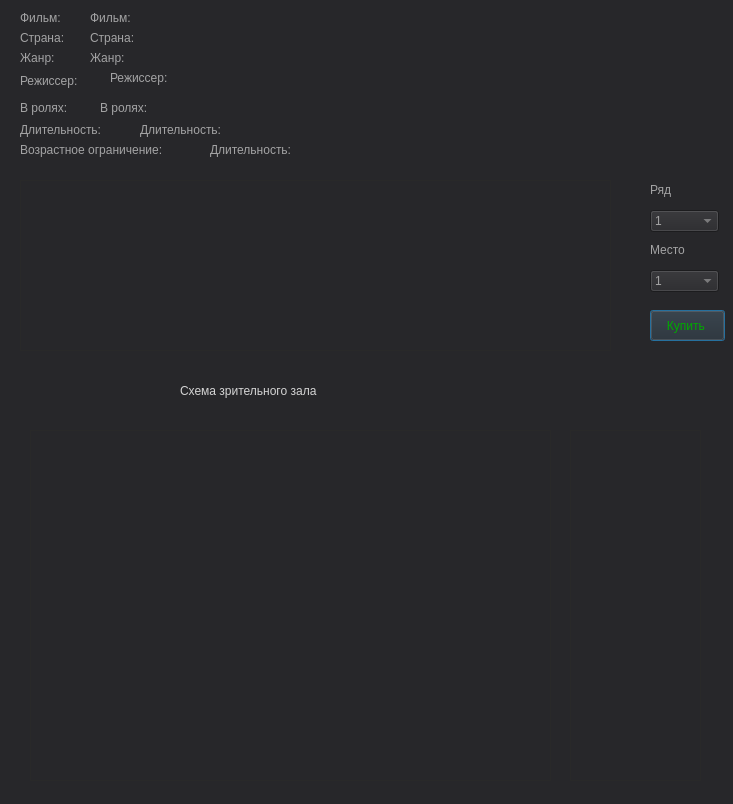
<?xml version="1.0" encoding="UTF-8"?>
<ui version="4.0">
 <class>Movie</class>
 <widget class="QDialog" name="Movie">
  <property name="geometry">
   <rect>
    <x>0</x>
    <y>0</y>
    <width>733</width>
    <height>804</height>
   </rect>
  </property>
  <property name="windowTitle">
   <string>Кино</string>
  </property>
  <property name="styleSheet">
   <string notr="true">background-color: rgb(39, 39, 42);
color: rgb(163, 163, 164);</string>
  </property>
  <widget class="QLabel" name="label">
   <property name="geometry">
    <rect>
     <x>90</x>
     <y>10</y>
     <width>221</width>
     <height>16</height>
    </rect>
   </property>
   <property name="styleSheet">
    <string notr="true">background-color: rgb(39, 39, 42);
font: 75 10pt &quot;Arial&quot;;
color: rgb(163, 163, 164);</string>
   </property>
   <property name="text">
    <string>Фильм:</string>
   </property>
  </widget>
  <widget class="QLabel" name="label_2">
   <property name="geometry">
    <rect>
     <x>20</x>
     <y>30</y>
     <width>61</width>
     <height>16</height>
    </rect>
   </property>
   <property name="styleSheet">
    <string notr="true">background-color: rgb(39, 39, 42);
font: 75 12pt &quot;Arial&quot;;
color: rgb(163, 163, 164);</string>
   </property>
   <property name="text">
    <string>Страна:</string>
   </property>
  </widget>
  <widget class="QLabel" name="label_3">
   <property name="geometry">
    <rect>
     <x>20</x>
     <y>50</y>
     <width>47</width>
     <height>16</height>
    </rect>
   </property>
   <property name="styleSheet">
    <string notr="true">background-color: rgb(39, 39, 42);
font: 75 12pt &quot;Arial&quot;;
color: rgb(163, 163, 164);</string>
   </property>
   <property name="text">
    <string>Жанр:</string>
   </property>
  </widget>
  <widget class="QLabel" name="label_4">
   <property name="geometry">
    <rect>
     <x>20</x>
     <y>70</y>
     <width>81</width>
     <height>21</height>
    </rect>
   </property>
   <property name="styleSheet">
    <string notr="true">background-color: rgb(39, 39, 42);
font: 75 12pt &quot;Arial&quot;;
color: rgb(163, 163, 164);</string>
   </property>
   <property name="text">
    <string>Режиссер:</string>
   </property>
  </widget>
  <widget class="QLabel" name="label_5">
   <property name="geometry">
    <rect>
     <x>20</x>
     <y>100</y>
     <width>71</width>
     <height>16</height>
    </rect>
   </property>
   <property name="styleSheet">
    <string notr="true">background-color: rgb(39, 39, 42);
font: 75 12pt &quot;Arial&quot;;
color: rgb(163, 163, 164);</string>
   </property>
   <property name="text">
    <string>В ролях:</string>
   </property>
  </widget>
  <widget class="QLabel" name="label_6">
   <property name="geometry">
    <rect>
     <x>20</x>
     <y>120</y>
     <width>111</width>
     <height>20</height>
    </rect>
   </property>
   <property name="styleSheet">
    <string notr="true">background-color: rgb(39, 39, 42);
font: 75 12pt &quot;Arial&quot;;
color: rgb(163, 163, 164);</string>
   </property>
   <property name="text">
    <string>Длительность:</string>
   </property>
  </widget>
  <widget class="QLabel" name="label_7">
   <property name="geometry">
    <rect>
     <x>90</x>
     <y>50</y>
     <width>611</width>
     <height>16</height>
    </rect>
   </property>
   <property name="styleSheet">
    <string notr="true">background-color: rgb(39, 39, 42);
font: 75 10pt &quot;Arial&quot;;
color: rgb(163, 163, 164);</string>
   </property>
   <property name="text">
    <string>Жанр:</string>
   </property>
  </widget>
  <widget class="QLabel" name="label_8">
   <property name="geometry">
    <rect>
     <x>140</x>
     <y>120</y>
     <width>241</width>
     <height>20</height>
    </rect>
   </property>
   <property name="styleSheet">
    <string notr="true">background-color: rgb(39, 39, 42);
font: 75 12pt &quot;Arial&quot;;
color: rgb(163, 163, 164);</string>
   </property>
   <property name="text">
    <string>Длительность:</string>
   </property>
  </widget>
  <widget class="QLabel" name="label_9">
   <property name="geometry">
    <rect>
     <x>20</x>
     <y>10</y>
     <width>51</width>
     <height>16</height>
    </rect>
   </property>
   <property name="styleSheet">
    <string notr="true">background-color: rgb(39, 39, 42);
font: 75 12pt &quot;Arial&quot;;
color: rgb(163, 163, 164);</string>
   </property>
   <property name="text">
    <string>Фильм:</string>
   </property>
  </widget>
  <widget class="QLabel" name="label_10">
   <property name="geometry">
    <rect>
     <x>100</x>
     <y>100</y>
     <width>1111</width>
     <height>16</height>
    </rect>
   </property>
   <property name="styleSheet">
    <string notr="true">background-color: rgb(39, 39, 42);
font: 75 9pt &quot;Arial&quot;;
color: rgb(163, 163, 164);</string>
   </property>
   <property name="text">
    <string>В ролях:</string>
   </property>
  </widget>
  <widget class="QLabel" name="label_11">
   <property name="geometry">
    <rect>
     <x>90</x>
     <y>30</y>
     <width>211</width>
     <height>16</height>
    </rect>
   </property>
   <property name="styleSheet">
    <string notr="true">background-color: rgb(39, 39, 42);
font: 75 10pt &quot;Arial&quot;;
color: rgb(163, 163, 164);</string>
   </property>
   <property name="text">
    <string>Страна:</string>
   </property>
  </widget>
  <widget class="QLabel" name="label_12">
   <property name="geometry">
    <rect>
     <x>110</x>
     <y>70</y>
     <width>591</width>
     <height>16</height>
    </rect>
   </property>
   <property name="styleSheet">
    <string notr="true">background-color: rgb(39, 39, 42);
font: 75 10pt &quot;Arial&quot;;
color: rgb(163, 163, 164);</string>
   </property>
   <property name="text">
    <string>Режиссер:</string>
   </property>
  </widget>
  <widget class="QTableView" name="tableView">
   <property name="geometry">
    <rect>
     <x>20</x>
     <y>180</y>
     <width>591</width>
     <height>171</height>
    </rect>
   </property>
   <property name="sizePolicy">
    <sizepolicy hsizetype="Fixed" vsizetype="Fixed">
     <horstretch>0</horstretch>
     <verstretch>0</verstretch>
    </sizepolicy>
   </property>
   <property name="styleSheet">
    <string notr="true">background-color: rgb(39, 39, 42);
font: 75 10pt &quot;Arial&quot;;
color: rgb(163, 163, 164);
border: 1px solid #292929;
</string>
   </property>
   <property name="horizontalScrollBarPolicy">
    <enum>Qt::ScrollBarAlwaysOff</enum>
   </property>
   <property name="textElideMode">
    <enum>Qt::ElideRight</enum>
   </property>
   <attribute name="horizontalHeaderDefaultSectionSize">
    <number>150</number>
   </attribute>
  </widget>
  <widget class="QLabel" name="label_13">
   <property name="geometry">
    <rect>
     <x>20</x>
     <y>140</y>
     <width>191</width>
     <height>20</height>
    </rect>
   </property>
   <property name="styleSheet">
    <string notr="true">background-color: rgb(39, 39, 42);
font: 75 12pt &quot;Arial&quot;;
color: rgb(163, 163, 164);</string>
   </property>
   <property name="text">
    <string>Возрастное ограничение:</string>
   </property>
  </widget>
  <widget class="QLabel" name="label_14">
   <property name="geometry">
    <rect>
     <x>210</x>
     <y>140</y>
     <width>241</width>
     <height>20</height>
    </rect>
   </property>
   <property name="styleSheet">
    <string notr="true">background-color: rgb(39, 39, 42);
font: 75 12pt &quot;Arial&quot;;
color: rgb(163, 163, 164);</string>
   </property>
   <property name="text">
    <string>Длительность:</string>
   </property>
  </widget>
  <widget class="QTableView" name="tableView_2">
   <property name="enabled">
    <bool>false</bool>
   </property>
   <property name="geometry">
    <rect>
     <x>30</x>
     <y>430</y>
     <width>521</width>
     <height>351</height>
    </rect>
   </property>
   <property name="sizePolicy">
    <sizepolicy hsizetype="Expanding" vsizetype="Expanding">
     <horstretch>0</horstretch>
     <verstretch>0</verstretch>
    </sizepolicy>
   </property>
   <property name="styleSheet">
    <string notr="true">background-color: rgb(39, 39, 42);
font: 75 10pt &quot;Arial&quot;;
color: rgb(163, 163, 164);
border: 1px solid #292929;</string>
   </property>
   <property name="showGrid">
    <bool>true</bool>
   </property>
   <property name="wordWrap">
    <bool>true</bool>
   </property>
   <property name="cornerButtonEnabled">
    <bool>false</bool>
   </property>
   <attribute name="horizontalHeaderVisible">
    <bool>false</bool>
   </attribute>
   <attribute name="horizontalHeaderDefaultSectionSize">
    <number>50</number>
   </attribute>
   <attribute name="horizontalHeaderHighlightSections">
    <bool>true</bool>
   </attribute>
   <attribute name="horizontalHeaderMinimumSectionSize">
    <number>50</number>
   </attribute>
   <attribute name="verticalHeaderVisible">
    <bool>false</bool>
   </attribute>
   <attribute name="verticalHeaderDefaultSectionSize">
    <number>50</number>
   </attribute>
   <attribute name="verticalHeaderHighlightSections">
    <bool>true</bool>
   </attribute>
   <attribute name="verticalHeaderMinimumSectionSize">
    <number>50</number>
   </attribute>
  </widget>
  <widget class="QLabel" name="label_15">
   <property name="geometry">
    <rect>
     <x>180</x>
     <y>370</y>
     <width>411</width>
     <height>41</height>
    </rect>
   </property>
   <property name="styleSheet">
    <string notr="true">font: 75 26pt &quot;Arial&quot;;
color: rgb(212, 212, 212);</string>
   </property>
   <property name="text">
    <string>Схема зрительного зала</string>
   </property>
  </widget>
  <widget class="QTableView" name="tableView_3">
   <property name="geometry">
    <rect>
     <x>570</x>
     <y>430</y>
     <width>131</width>
     <height>351</height>
    </rect>
   </property>
   <property name="sizePolicy">
    <sizepolicy hsizetype="Expanding" vsizetype="Expanding">
     <horstretch>0</horstretch>
     <verstretch>0</verstretch>
    </sizepolicy>
   </property>
   <property name="styleSheet">
    <string notr="true">background-color: rgb(39, 39, 42);
font: 75 10pt &quot;Arial&quot;;
color: rgb(163, 163, 164);
border: 1px solid #292929;</string>
   </property>
   <attribute name="horizontalHeaderDefaultSectionSize">
    <number>50</number>
   </attribute>
   <attribute name="horizontalHeaderMinimumSectionSize">
    <number>50</number>
   </attribute>
   <attribute name="verticalHeaderDefaultSectionSize">
    <number>50</number>
   </attribute>
   <attribute name="verticalHeaderMinimumSectionSize">
    <number>50</number>
   </attribute>
  </widget>
  <widget class="QLabel" name="label_16">
   <property name="geometry">
    <rect>
     <x>650</x>
     <y>180</y>
     <width>41</width>
     <height>20</height>
    </rect>
   </property>
   <property name="styleSheet">
    <string notr="true">background-color: rgb(39, 39, 42);
font: 75 12pt &quot;Arial&quot;;
color: rgb(163, 163, 164);</string>
   </property>
   <property name="text">
    <string>Ряд</string>
   </property>
  </widget>
  <widget class="QLabel" name="label_17">
   <property name="geometry">
    <rect>
     <x>650</x>
     <y>240</y>
     <width>51</width>
     <height>20</height>
    </rect>
   </property>
   <property name="styleSheet">
    <string notr="true">background-color: rgb(39, 39, 42);
font: 75 12pt &quot;Arial&quot;;
color: rgb(163, 163, 164);</string>
   </property>
   <property name="text">
    <string>Место</string>
   </property>
  </widget>
  <widget class="QPushButton" name="pushButton">
   <property name="geometry">
    <rect>
     <x>650</x>
     <y>310</y>
     <width>75</width>
     <height>31</height>
    </rect>
   </property>
   <property name="styleSheet">
    <string notr="true">font: 75 12pt &quot;Arial&quot;;
color: rgb(0, 170, 0);</string>
   </property>
   <property name="text">
    <string>Купить </string>
   </property>
  </widget>
  <widget class="QComboBox" name="comboBox">
   <property name="geometry">
    <rect>
     <x>650</x>
     <y>270</y>
     <width>69</width>
     <height>22</height>
    </rect>
   </property>
   <property name="styleSheet">
    <string notr="true">color: rgb(163, 163, 164);</string>
   </property>
   <item>
    <property name="text">
     <string>1</string>
    </property>
   </item>
   <item>
    <property name="text">
     <string>2</string>
    </property>
   </item>
   <item>
    <property name="text">
     <string>3</string>
    </property>
   </item>
   <item>
    <property name="text">
     <string>4</string>
    </property>
   </item>
   <item>
    <property name="text">
     <string>5</string>
    </property>
   </item>
   <item>
    <property name="text">
     <string>6</string>
    </property>
   </item>
   <item>
    <property name="text">
     <string>7</string>
    </property>
   </item>
   <item>
    <property name="text">
     <string>8</string>
    </property>
   </item>
   <item>
    <property name="text">
     <string>9</string>
    </property>
   </item>
   <item>
    <property name="text">
     <string>10</string>
    </property>
   </item>
  </widget>
  <widget class="QComboBox" name="comboBox_2">
   <property name="geometry">
    <rect>
     <x>650</x>
     <y>210</y>
     <width>69</width>
     <height>22</height>
    </rect>
   </property>
   <property name="styleSheet">
    <string notr="true">color: rgb(163, 163, 164);</string>
   </property>
   <item>
    <property name="text">
     <string>1</string>
    </property>
   </item>
   <item>
    <property name="text">
     <string>2</string>
    </property>
   </item>
   <item>
    <property name="text">
     <string>3</string>
    </property>
   </item>
   <item>
    <property name="text">
     <string>4</string>
    </property>
   </item>
   <item>
    <property name="text">
     <string>5</string>
    </property>
   </item>
   <item>
    <property name="text">
     <string>6</string>
    </property>
   </item>
  </widget>
 </widget>
 <resources/>
 <connections/>
</ui>
